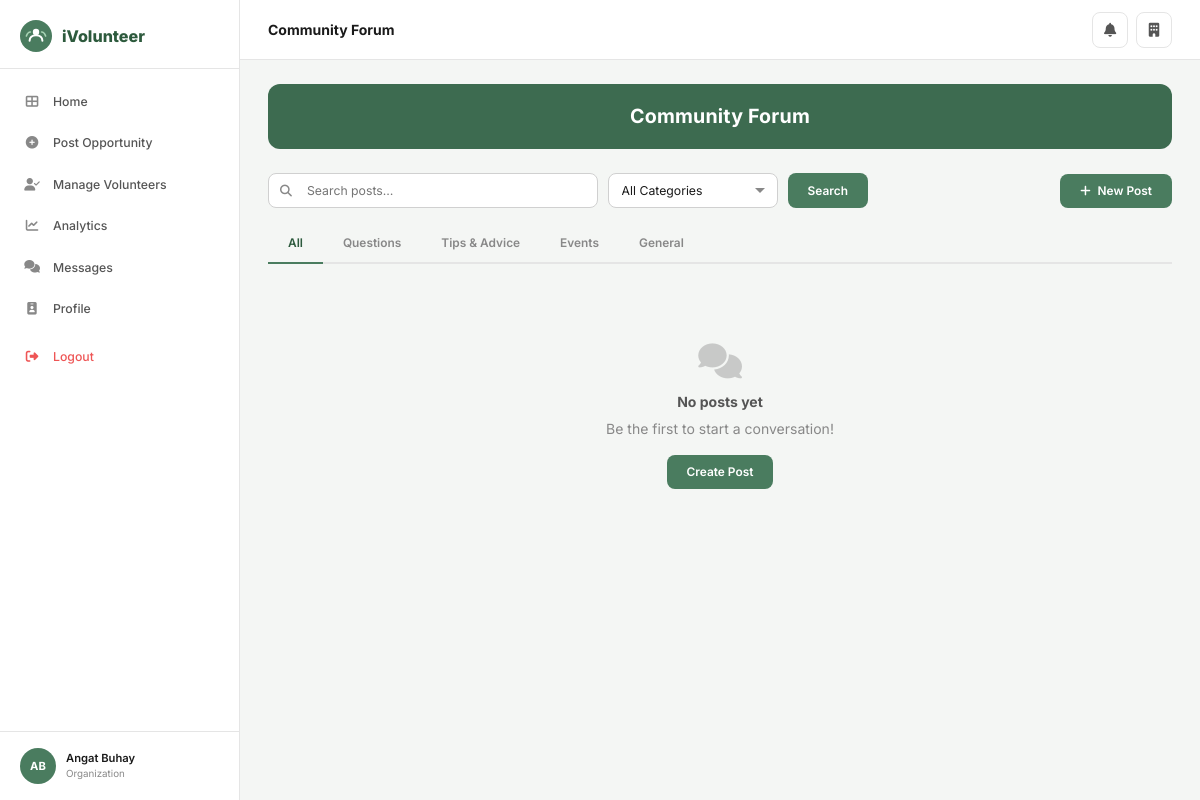
Page /forum/ (signed in) on the committed database.
### core/models.py (models this page shows, shortened)
class User(AbstractUser):
    ROLE_CHOICES = [('volunteer','Volunteer'),('organization','Organization'),('admin','Admin')]
    STATUS_CHOICES = [('active','Active'),('pending','Pending'),('suspended','Suspended'),('inactive','Inactive')]
    role = models.CharField(max_length=20, choices=ROLE_CHOICES, default='volunteer')
    phone_number = models.CharField(max_length=20, blank=True)
    profile_picture = models.ImageField(upload_to='profile_pics/', blank=True, null=True)
    location = models.CharField(max_length=200, blank=True)
    status = models.CharField(max_length=20, choices=STATUS_CHOICES, default='active')
    is_verified = models.BooleanField(default=False)

### core/views.py (the view)
# urls.py: path('forum/', views.forum, name='forum'),
@login_required
def forum(request):
    cat = request.GET.get('cat',''); q = request.GET.get('q','')
    posts = Post.objects.select_related('author').annotate(lc=Count('likes'), cc=Count('comments'))
    if cat: posts = posts.filter(category=cat)
    if q: posts = posts.filter(Q(title__icontains=q)|Q(content__icontains=q))
    page_obj = Paginator(posts, 10).get_page(request.GET.get('page'))
    return render(request, 'core/forum.html', {'page_obj': page_obj, 'cat': cat, 'q': q, 'categories': Post.CATEGORY_CHOICES})

### core/templates/core/forum.html (shortened to what this page needs)
{% extends 'core/base.html' %}
{% block page_title %}Community Forum{% endblock %}
{% block content %}
<div class="page-banner">Community Forum</div>
<div style="display:flex;align-items:center;justify-content:space-between;margin-bottom:16px">
  <form method="get" style="display:flex;gap:10px;flex:1;max-width:600px">
    <div class="search-wrap" style="flex:1">
      <i class="fas fa-search"></i>
      <input type="text" name="q" value="{{ q }}" placeholder="Search posts…" class="form-control" style="padding-left:38px">
    </div>
    <select name="cat" class="form-control" style="width:170px">
      <option value="">All Categories</option>
    </select>
    <button type="submit" class="btn btn-green">Search</button>
  </form>
  <a href="{% url 'create_post' %}" class="btn btn-green" style="margin-left:12px"><i class="fas fa-plus"></i> New Post</a>
</div>
<div class="tabs">
  <a href="?cat=&q={{ q }}" class="tab-btn {% if not cat %}active{% endif %}">All</a>
  {% for val,label in categories %}<a href="?cat={{ val }}&q={{ q }}" class="tab-btn {% if cat == val %}active{% endif %}">{{ label }}</a>{% endfor %}
</div>
{% if page_obj.object_list %}
{% for post in page_obj %}
<div class="post-card">
  <div class="post-author">
    <div style="width:24px;height:24px;border-radius:50%;background:#4a7c5f;color:#fff;display:flex;align-items:center;justify-content:center;font-size:.65rem;font-weight:700">{{ post.author.first_name|first|upper }}</div>
    {{ post.author.get_full_name|default:post.author.username }}
    <span class="dot">·</span>
    {{ post.created_at|timesince }} ago
    <span class="dot">·</span>
    <span class="badge badge-secondary" style="font-size:.65rem;padding:1px 7px;background:#f1f5f9;color:#475569">{{ post.get_category_display }}</span>
  </div>
  <a href="{% url 'post_detail' post.pk %}" class="post-title">{{ post.title }}</a>
  <p class="post-excerpt">{{ post.content|truncatewords:25 }}</p>
  <div class="post-actions">
    <button onclick="likePost({{ post.pk }}, this)"><i class="fas fa-heart"></i> <span id="likes-{{ post.pk }}">{{ post.lc }}</span></button>
    <span><i class="fas fa-comment"></i> {{ post.cc }} replies</span>
    <a href="{% url 'post_detail' post.pk %}" style="color:#4a7c5f;font-size:.78rem;margin-left:auto">Read more →</a>
  </div>
</div>
{% endfor %}
{% if page_obj.has_other_pages %}
<div class="pagination">
  {% if page_obj.has_previous %}<a href="?page={{ page_obj.previous_page_number }}&cat={{ cat }}&q={{ q }}" class="page-link"><i class="fas fa-chevron-left"></i></a>{% endif %}
  {% for n in page_obj.paginator.page_range %}{% if n == page_obj.number %}<span class="page-link active">{{ n }}</span>{% elif n >= page_obj.number|add:"-2" and n <= page_obj.number|add:"2" %}<a href="?page={{ n }}&cat={{ cat }}&q={{ q }}" class="page-link">{{ n }}</a>{% endif %}{% endfor %}
  {% if page_obj.has_next %}<a href="?page={{ page_obj.next_page_number }}&cat={{ cat }}&q={{ q }}" class="page-link"><i class="fas fa-chevron-right"></i></a>{% endif %}
</div>
{% endif %}
{% else %}
<div class="empty-state"><i class="fas fa-comments"></i><h3>No posts yet</h3><p>Be the first to start a conversation!</p><a href="{% url 'create_post' %}" class="btn btn-green" style="margin-top:16px">Create Post</a></div>
{% endif %}
{% endblock %}

### core/templates/core/base.html (shortened to what this page needs)
<!DOCTYPE html>
<html lang="en">
<head>
<link rel="stylesheet" href="https://cdnjs.cloudflare.com/ajax/libs/font-awesome/6.5.0/css/all.min.css">
{% load static %}
</head>
<body>
{% block full_page %}
<div class="layout">
  {% if user.is_authenticated %}
  <aside class="sidebar">
    <div class="sidebar-logo">
      <span class="sidebar-logo-text">iVolunteer</span>
    </div>
    <nav class="sidebar-nav">
      {% if user.role == 'admin' or user.is_superuser %}
        <a href="{% url 'admin_dashboard' %}" class="nav-item {% if request.resolver_match.url_name == 'admin_dashboard' %}active{% endif %}">
          <i class="fas fa-th-large"></i> Dashboard
        </a>
        <a href="{% url 'admin_organizations' %}" class="nav-item {% if 'admin_org' in request.resolver_match.url_name %}active{% endif %}">
          <i class="fas fa-building-user"></i> Organizations
        </a>
        <a href="{% url 'admin_users' %}" class="nav-item {% if 'admin_user' in request.resolver_match.url_name %}active{% endif %}">
          <i class="fas fa-users"></i> Users
        </a>
        <a href="{% url 'admin_verification' %}" class="nav-item {% if 'verification' in request.resolver_match.url_name %}active{% endif %}">
          <i class="fas fa-id-card"></i> Verification
        </a>
        <a href="{% url 'admin_opportunities' %}" class="nav-item {% if 'admin_opportunities' in request.resolver_match.url_name %}active{% endif %}">
          <i class="fas fa-hand-holding-heart"></i> Opportunities
        </a>
        <a href="{% url 'admin_reports' %}" class="nav-item {% if 'report' in request.resolver_match.url_name %}active{% endif %}">
          <i class="fas fa-flag"></i> Reports
        </a>
        <a href="{% url 'admin_analytics' %}" class="nav-item {% if 'analytics' in request.resolver_match.url_name %}active{% endif %}">
          <i class="fas fa-chart-bar"></i> Analytics
        </a>
      {% elif user.role == 'organization' %}
        <a href="{% url 'org_dashboard' %}" class="nav-item {% if request.resolver_match.url_name == 'org_dashboard' %}active{% endif %}">
          <i class="fas fa-th-large"></i> Home
        </a>
        <a href="{% url 'create_opp' %}" class="nav-item {% if 'create_opp' == request.resolver_match.url_name %}active{% endif %}">
          <i class="fas fa-plus-circle"></i> Post Opportunity
        </a>
        <a href="{% url 'org_manage_volunteers' %}" class="nav-item {% if 'manage_volunteers' in request.resolver_match.url_name %}active{% endif %}">
          <i class="fas fa-user-check"></i> Manage Volunteers
        </a>
        <a href="{% url 'org_analytics' %}" class="nav-item {% if 'org_analytics' == request.resolver_match.url_name %}active{% endif %}">
          <i class="fas fa-chart-line"></i> Analytics
        </a>
        <a href="{% url 'chats' %}" class="nav-item {% if 'chat' in request.resolver_match.url_name %}active{% endif %}">
          <i class="fas fa-comments"></i> Messages
        </a>
        <a href="{% url 'org_profile' %}" class="nav-item {% if 'org_profile' == request.resolver_match.url_name %}active{% endif %}">
          <i class="fas fa-id-badge"></i> Profile
        </a>
      {% endif %}
      <a href="{% url 'logout' %}" class="nav-item nav-logout" style="margin-top:8px">
        <i class="fas fa-sign-out-alt"></i> Logout
      </a>
    </nav>
    <div class="sidebar-footer">
      <div class="sidebar-user">
        <div class="s-avatar">
          {% if user.profile_picture %}<img src="{{ user.profile_picture.url }}" alt="">
          {% else %}{{ user.first_name|first|upper }}{{ user.last_name|first|upper }}{% endif %}
        </div>
        <div>
          <div class="s-user-name">{{ user.get_full_name|default:user.username }}</div>
          <div class="s-user-role">{{ user.get_role_display }}</div>
        </div>
      </div>
    </div>
  </aside>
  {% endif %}
  <main class="main">
    {% if user.is_authenticated %}
    <header class="topbar">
      <span class="topbar-title">{% block page_title %}{% endblock %}</span>
      <div class="topbar-right">
        <a href="{% url 'notifications' %}" class="icon-btn" title="Notifications">
          <i class="fas fa-bell"></i>
        </a>
        {% if user.role == 'volunteer' %}
        <a href="{% url 'vol_profile' %}" class="icon-btn"><i class="fas fa-user"></i></a>
        {% elif user.role == 'organization' %}
        <a href="{% url 'org_profile' %}" class="icon-btn"><i class="fas fa-building"></i></a>
        {% endif %}
      </div>
    </header>
    {% endif %}
    <div class="content">
      {% block content %}{% endblock %}
    </div>
  </main>
</div>
{% endblock full_page %}
</body>
</html>

### core/templates/core/base.html (style rules this page uses)
:root { --green:#4a7c5f;--green-dark:#2d5a3d;--green-mid:#3d6b50;--green-light:#e8f5ee; --green-btn:#4a7c5f;--accent:#f0a500; --sidebar-bg:#fff;--sidebar-w:240px; --text:#1a1a1a;--text-2:#555;--text-3:#888; --bg:#f4f6f4;--white:#fff; --border:#e5e5e5;--border-2:#d0d0d0; --radius:12px;--radius-sm:8px; --shadow:0 1px 3px rgba(0,0,0,.08),0 2px 8px rgba(0,0,0,.04); --shadow-md:0 4px 16px rgba(0,0,0,.1); }
*,*::before,*::after { box-sizing:border-box;margin:0;padding:0 }
html { font-size:14px }
body { font-family:'Inter',sans-serif;background:var(--bg);color:var(--text);line-height:1.5 }
a { color:inherit;text-decoration:none }
button,input,select,textarea { font-family:inherit }
.layout { display:flex;min-height:100vh }
.sidebar { width:var(--sidebar-w);background:var(--white);border-right:1px solid var(--border);position:fixed;top:0;left:0;bottom:0;display:flex;flex-direction:column;overflow-y:auto;z-index:200 }
.sidebar-logo { padding:20px 20px 16px;display:flex;align-items:center;gap:10px;border-bottom:1px solid var(--border) }
.sidebar-logo-text { font-size:1.15rem;font-weight:800;color:var(--green-dark) }
.sidebar-nav { flex:1;padding:12px 0 }
.nav-item { display:flex;align-items:center;gap:12px;padding:11px 20px;color:var(--text-2);font-size:.875rem;font-weight:500;cursor:pointer;transition:.15s;border-left:3px solid transparent;margin:1px 0 }
.nav-item i { width:18px;text-align:center;color:var(--text-3);font-size:.9rem }
.nav-logout { color:#e55;margin-top:auto }
.nav-logout i { color:#e55 }
.sidebar-footer { padding:16px 20px;border-top:1px solid var(--border) }
.sidebar-user { display:flex;align-items:center;gap:10px }
.s-avatar { width:36px;height:36px;border-radius:50%;background:var(--green);color:#fff;display:flex;align-items:center;justify-content:center;font-weight:700;font-size:.8rem;flex-shrink:0;overflow:hidden }
.s-user-name { font-size:.8rem;font-weight:600;color:var(--text) }
.s-user-role { font-size:.7rem;color:var(--text-3) }
.main { margin-left:var(--sidebar-w);flex:1;display:flex;flex-direction:column }
.topbar { background:var(--white);border-bottom:1px solid var(--border);height:60px;display:flex;align-items:center;justify-content:space-between;padding:0 28px;position:sticky;top:0;z-index:100 }
.topbar-title { font-size:1rem;font-weight:700;color:var(--text) }
.topbar-right { display:flex;align-items:center;gap:8px }
.icon-btn { width:36px;height:36px;border-radius:8px;border:1px solid var(--border);background:var(--white);display:flex;align-items:center;justify-content:center;color:var(--text-2);cursor:pointer;transition:.15s;position:relative }
.page-banner { background:var(--green-mid);color:#fff;border-radius:var(--radius);padding:18px 28px;margin-bottom:24px;text-align:center;font-size:1.4rem;font-weight:700;letter-spacing:.01em }
.content { padding:24px 28px;flex:1;max-width:1180px;width:100% }
.btn { display:inline-flex;align-items:center;gap:7px;padding:9px 20px;border-radius:8px;font-size:.85rem;font-weight:600;cursor:pointer;border:none;transition:.15s;line-height:1.3 }
.btn-green { background:var(--green-btn);color:#fff }
.form-control { width:100%;padding:9px 13px;border:1.5px solid var(--border-2);border-radius:var(--radius-sm);font-size:.875rem;color:var(--text);background:var(--white);outline:none;transition:.15s }
select.form-control { appearance:none;background-repeat:no-repeat;background-position:right 12px center;padding-right:32px }
.search-wrap { position:relative;flex:1 }
.search-wrap input { width:100%;padding:9px 13px 9px 38px;border:1.5px solid var(--border-2);border-radius:var(--radius-sm);font-size:.875rem;outline:none }
.search-wrap i { position:absolute;left:12px;top:50%;transform:translateY(-50%);color:var(--text-3);font-size:.85rem }
.tabs { display:flex;gap:0;border-bottom:2px solid var(--border);margin-bottom:20px }
.tab-btn { padding:10px 20px;font-size:.85rem;font-weight:600;color:var(--text-3);cursor:pointer;border:none;background:transparent;border-bottom:2px solid transparent;margin-bottom:-2px;transition:.15s }
.tab-btn.active { color:var(--green-dark);border-bottom-color:var(--green) }
.empty-state { text-align:center;padding:60px 20px;color:var(--text-3) }
.empty-state i { font-size:2.5rem;margin-bottom:12px;opacity:.4;display:block }
.empty-state h3 { font-size:1rem;color:var(--text-2);margin-bottom:6px }

### rows in the picture
User: first_name|first "A", last_name|first "B", get_full_name "Angat Buhay", role "Organization"

### other values in the picture
{{ label }} "Questions" "Tips & Advice" "Events" "General"
